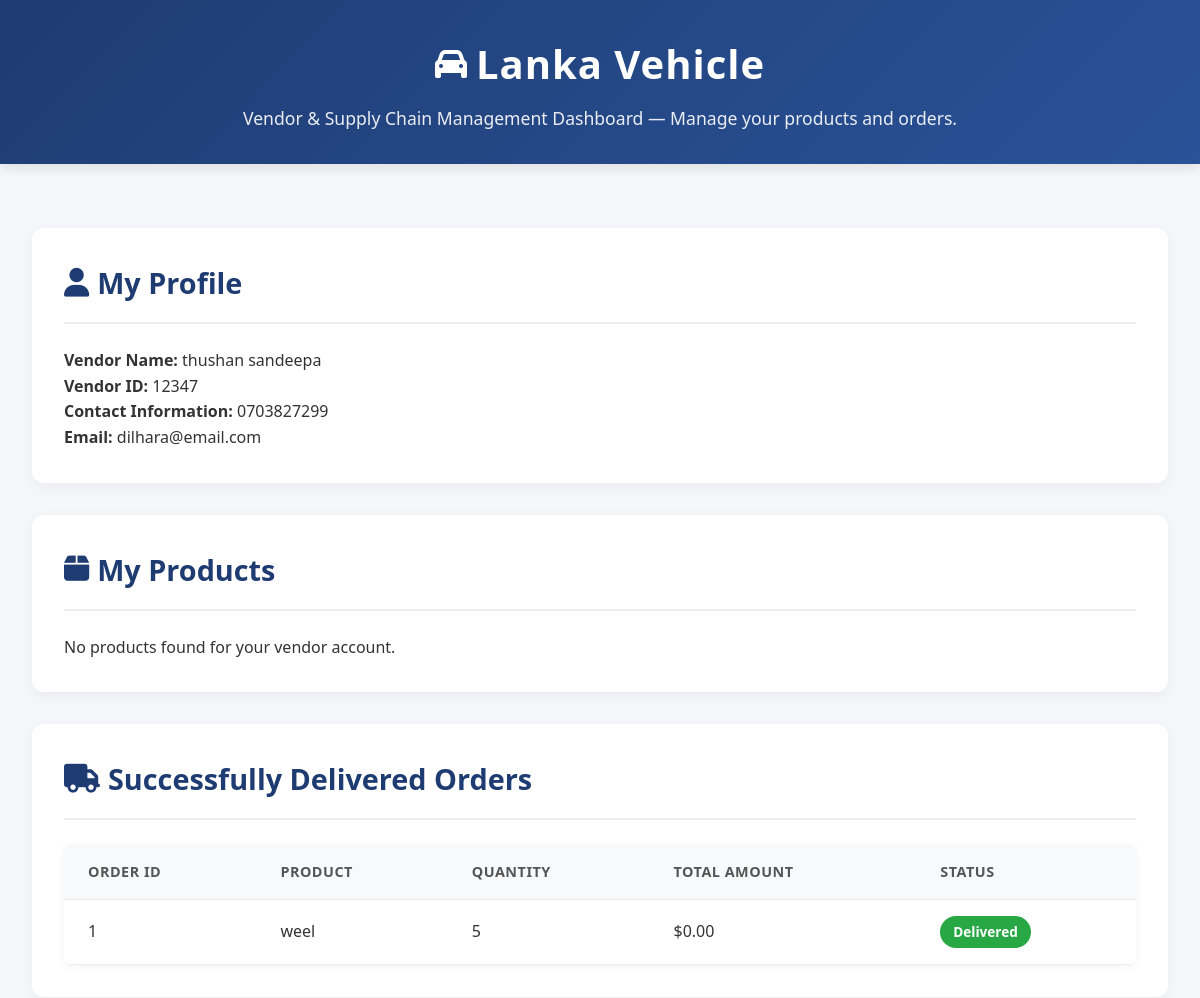
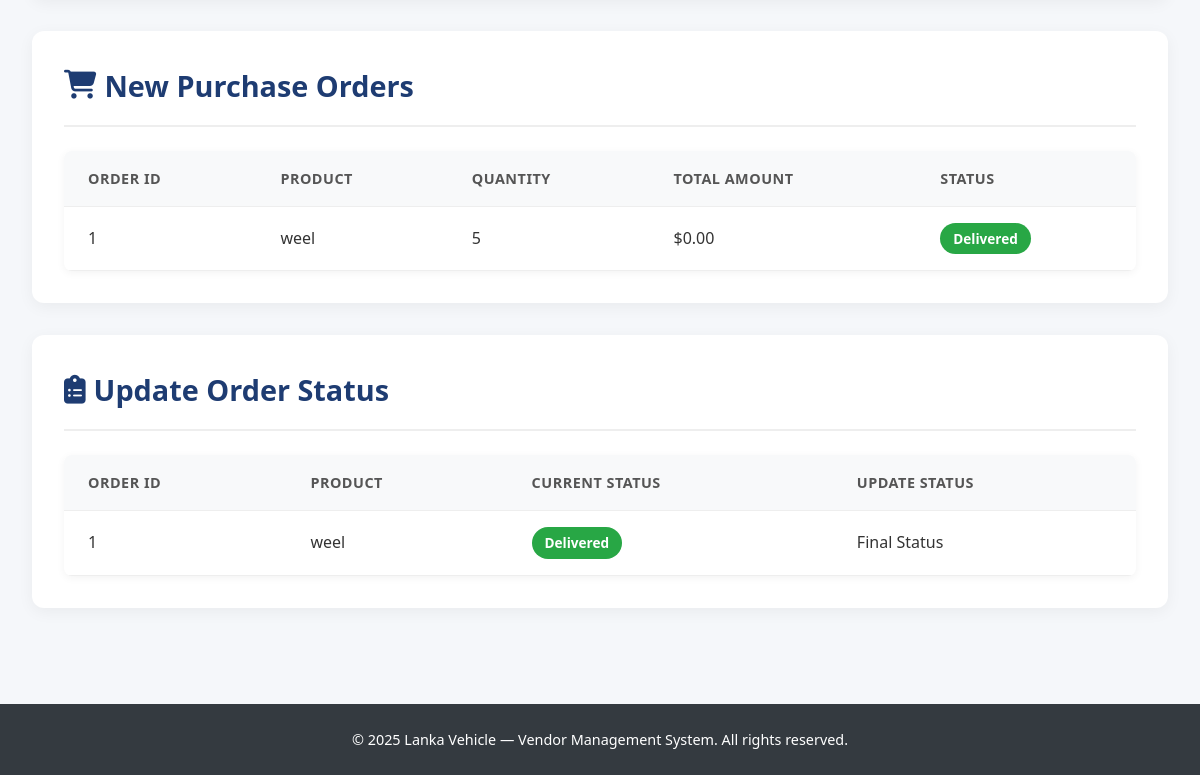
The page /dashboard_user.php (signed in) on the database its author committed (2 pictures, top to bottom).
### tables this page shows
CREATE TABLE `vendor` (
  `vendor_ID` int(11) NOT NULL,
  `vendor_name` varchar(50) NOT NULL,
  `contact_information` varchar(20) NOT NULL,
  `email` varchar(50) NOT NULL,
  `password` varchar(50) NOT NULL,
  `admin` tinyint(1) NOT NULL DEFAULT 0
);

CREATE TABLE `purchase_order` (
  `purchase_order_ID` int(11) NOT NULL,
  `vendor_ID` int(11) NOT NULL,
  `product_ID` int(11) NOT NULL,
  `price` decimal(10,2) NOT NULL,
  `order_quantity` int(11) NOT NULL,
  `order_state` varchar(20) NOT NULL,
  `total_amount` decimal(10,2) NOT NULL
);

CREATE TABLE `product` (
  `product_ID` int(11) NOT NULL,
  `vendor_ID` int(11) NOT NULL,
  `product_name` varchar(50) NOT NULL,
  `price` decimal(10,2) NOT NULL,
  `product_count` int(11) NOT NULL
);

### dashboard_user.php (the view, shortened to what this page needs)
<?php
require_once 'config.php';
$vendor_id = $_SESSION['admin_id'];
$stmt = $pdo->prepare("SELECT vendor_ID, vendor_name, contact_information, email FROM vendor WHERE vendor_ID = ?");
$stmt->execute([$vendor_id]);
$vendor = $stmt->fetch(PDO::FETCH_ASSOC);
$stmt = $pdo->prepare("
    SELECT product_ID, product_name, price, product_count
    FROM product
    WHERE vendor_ID = ?
    ORDER BY product_ID
");
$stmt->execute([$vendor_id]);
$products = $stmt->fetchAll(PDO::FETCH_ASSOC);
$stmt = $pdo->prepare("
    SELECT po.purchase_order_ID, po.product_ID, po.order_quantity, po.total_amount, po.order_state,
           p.product_name
    FROM purchase_order po
    JOIN product p ON po.product_ID = p.product_ID
    WHERE po.vendor_ID = ? AND po.order_state = 'Delivered'
    ORDER BY po.purchase_order_ID DESC
");
$stmt->execute([$vendor_id]);
$delivered_orders = $stmt->fetchAll(PDO::FETCH_ASSOC);
$stmt = $pdo->prepare("
    SELECT po.purchase_order_ID, po.product_ID, po.order_quantity, po.total_amount, po.order_state,
           p.product_name
    FROM purchase_order po
    JOIN product p ON po.product_ID = p.product_ID
    WHERE po.vendor_ID = ?
    ORDER BY po.purchase_order_ID DESC
");
$stmt->execute([$vendor_id]);
$all_orders = $stmt->fetchAll(PDO::FETCH_ASSOC);
?>
<!DOCTYPE html>
<html lang="en">
<head>
    <link rel="stylesheet" href="https://cdnjs.cloudflare.com/ajax/libs/font-awesome/6.4.0/css/all.min.css">
    <link rel="stylesheet" href="style.css">
</head>
<body>
    <header class="header">
        <h1><i class="fas fa-car"></i> Lanka Vehicle</h1>
        <p>Vendor & Supply Chain Management Dashboard — Manage your products and orders.</p>
    </header>
    <div class="container">
        <section class="section">
            <div class="section-header">
                <h2><i class="fas fa-user"></i> My Profile</h2>
            </div>
            <div class="profile-container">
                <div class="profile-item">
                    <strong>Vendor Name:</strong>
                    <span><?php echo htmlspecialchars($vendor['vendor_name']); ?></span>
                </div>
                <div class="profile-item">
                    <strong>Vendor ID:</strong>
                    <span><?php echo htmlspecialchars($vendor['vendor_ID']); ?></span>
                </div>
                <div class="profile-item">
                    <strong>Contact Information:</strong>
                    <span><?php echo htmlspecialchars($vendor['contact_information']); ?></span>
                </div>
                <div class="profile-item">
                    <strong>Email:</strong>
                    <span><?php echo htmlspecialchars($vendor['email']); ?></span>
                </div>
            </div>
        </section>
        <section class="section">
            <div class="section-header">
                <h2><i class="fas fa-box"></i> My Products</h2>
            </div>
            <?php if (!empty($products)): ?>
            <div class="table-container">
                <table>
                    <thead>
                        <tr>
                            <th>Product ID</th>
                            <th>Product Name</th>
                            <th>Price</th>
                            <th>Stock</th>
                        </tr>
                    </thead>
                    <tbody>
                        <?php foreach ($products as $p): ?>
                        <tr>
                            <td><?php echo htmlspecialchars($p['product_ID']); ?></td>
                            <td><?php echo htmlspecialchars($p['product_name']); ?></td>
                            <td>$<?php echo number_format($p['price'], 2); ?></td>
                            <td><?php echo htmlspecialchars($p['product_count']); ?></td>
                        </tr>
                        <?php endforeach; ?>
                    </tbody>
                </table>
            </div>
            <?php else: ?>
                <p>No products found for your vendor account.</p>
            <?php endif; ?>
        </section>
        <section class="section">
            <div class="section-header">
                <h2><i class="fas fa-truck"></i> Successfully Delivered Orders</h2>
            </div>
            <?php if (!empty($delivered_orders)): ?>
            <div class="table-container">
                <table>
                    <thead>
                        <tr>
                            <th>Order ID</th>
                            <th>Product</th>
                            <th>Quantity</th>
                            <th>Total Amount</th>
                            <th>Status</th>
                        </tr>
                    </thead>
                    <tbody>
                        <?php foreach ($delivered_orders as $o): ?>
                        <tr>
                            <td><?php echo htmlspecialchars($o['purchase_order_ID']); ?></td>
                            <td><?php echo htmlspecialchars($o['product_name']); ?></td>
                            <td><?php echo htmlspecialchars($o['order_quantity']); ?></td>
                            <td>$<?php echo number_format($o['total_amount'], 2); ?></td>
                            <td>
                                <span class="status-badge status-delivered">
                                    <?php echo htmlspecialchars($o['order_state']); ?>
                                </span>
                            </td>
                        </tr>
                        <?php endforeach; ?>
                    </tbody>
                </table>
            </div>
            <?php else: ?>
                <p>No delivered orders found.</p>
            <?php endif; ?>
        </section>
        <section class="section">
            <div class="section-header">
                <h2><i class="fas fa-shopping-cart"></i> New Purchase Orders</h2>
            </div>
            <?php if (!empty($all_orders)): ?>
            <div class="table-container">
                <table>
                    <thead>
                        <tr>
                            <th>Order ID</th>
                            <th>Product</th>
                            <th>Quantity</th>
                            <th>Total Amount</th>
                            <th>Status</th>
                        </tr>
                    </thead>
                    <tbody>
                        <?php foreach ($all_orders as $o): ?>
                        <tr>
                            <td><?php echo htmlspecialchars($o['purchase_order_ID']); ?></td>
                            <td><?php echo htmlspecialchars($o['product_name']); ?></td>
                            <td><?php echo htmlspecialchars($o['order_quantity']); ?></td>
                            <td>$<?php echo number_format($o['total_amount'], 2); ?></td>
                            <td>
                                <span class="status-badge status-<?php echo strtolower($o['order_state']); ?>">
                                    <?php echo htmlspecialchars($o['order_state']); ?>
                                </span>
                            </td>
                        </tr>
                        <?php endforeach; ?>
                    </tbody>
                </table>
            </div>
            <?php else: ?>
                <p>No purchase orders assigned to you.</p>
            <?php endif; ?>
        </section>
        <section class="section">
            <div class="section-header">
                <h2><i class="fas fa-clipboard-list"></i> Update Order Status</h2>
            </div>
            <?php if (!empty($all_orders)): ?>
            <div class="table-container">
                <table>
                    <thead>
                        <tr>
                            <th>Order ID</th>
                            <th>Product</th>
                            <th>Current Status</th>
                            <th>Update Status</th>
                        </tr>
                    </thead>
                    <tbody>
                        <?php foreach ($all_orders as $o):
                            $can_update = !in_array($o['order_state'], ['Delivered', 'Cancelled']);
                        ?>
                        <tr>
                            <td><?php echo htmlspecialchars($o['purchase_order_ID']); ?></td>
                            <td><?php echo htmlspecialchars($o['product_name']); ?></td>
                            <td>
                                <span class="status-badge status-<?php echo strtolower($o['order_state']); ?>">
                                    <?php echo htmlspecialchars($o['order_state']); ?>
                                </span>
                            </td>
                            <td>
                                <?php if ($can_update): ?>
                                <form method="POST" action="update_order_status.php" style="margin:0;">
                                    <input type="hidden" name="order_id" value="<?php echo $o['purchase_order_ID']; ?>">
                                    <select name="order_state" style="margin-right: 5px;">
                                        <option value="Pending" <?php echo $o['order_state'] === 'Pending' ? 'selected' : ''; ?>>Pending</option>
                                        <option value="Processing" <?php echo $o['order_state'] === 'Processing' ? 'selected' : ''; ?>>Processing</option>
                                        <option value="Shipped" <?php echo $o['order_state'] === 'Shipped' ? 'selected' : ''; ?>>Shipped</option>
                                    </select>
                                    <button type="submit" class="btn btn-sm btn-success">Update</button>
                                </form>
                                <?php else: ?>
                                    <span>Final Status</span>
                                <?php endif; ?>
                            </td>
                        </tr>
                        <?php endforeach; ?>
                    </tbody>
                </table>
            </div>
            <?php else: ?>
                <p>No orders available for status updates.</p>
            <?php endif; ?>
        </section>
    </div>
    <footer class="footer">
        <p>&copy; <?php echo date('Y'); ?> Lanka Vehicle — Vendor Management System. All rights reserved.</p>
    </footer>
</body>
</html>

### style.css (style rules this page uses)
* { margin: 0; padding: 0; box-sizing: border-box; font-family: 'Segoe UI', Tahoma, Geneva, Verdana, sans-serif; }
body { background: #f5f7fa; color: #333; line-height: 1.6; }
.header { background: linear-gradient(135deg, #1e3c72, #2a5298); color: white; padding: 2rem 3rem; text-align: center; box-shadow: 0 4px 12px rgba(0,0,0,0.1); }
.header h1 { font-size: 2.5rem; margin-bottom: 0.5rem; letter-spacing: 1px; display: flex; align-items: center; justify-content: center; gap: 0.5rem; }
.header i { font-size: 2rem; }
.header p { font-size: 1.1rem; opacity: 0.9; max-width: 800px; margin: 0 auto; }
.container { max-width: 1200px; margin: 2rem auto; padding: 2rem; }
.section { background: white; border-radius: 12px; box-shadow: 0 4px 16px rgba(0,0,0,0.05); padding: 2rem; margin-bottom: 2rem; }
.section-header { display: flex; justify-content: space-between; align-items: center; margin-bottom: 1.5rem; padding-bottom: 1rem; border-bottom: 2px solid #eee; }
.section-header h2 { font-size: 1.8rem; display: flex; align-items: center; gap: 0.5rem; color: #1e3c72; }
.table-container { overflow-x: auto; border-radius: 8px; background: white; box-shadow: 0 2px 8px rgba(0,0,0,0.05); }
table { width: 100%; border-collapse: collapse; }
th, td { padding: 1rem 1.5rem; text-align: left; border-bottom: 1px solid #eee; }
th { background: #f8f9fa; font-weight: 600; text-transform: uppercase; font-size: 0.9rem; letter-spacing: 0.5px; color: #555; }
.status-badge { padding: 0.3rem 0.8rem; border-radius: 20px; font-size: 0.85rem; font-weight: 600; text-transform: capitalize; display: inline-block; }
.status-delivered { background: #28a745; color: white; }
.footer { text-align: center; padding: 1.5rem; background: #343a40; color: white; margin-top: 2rem; font-size: 0.9rem; }

### rows shown on the page
vendor: vendor_name "thushan sandeepa", vendor_ID "12347", contact_information "0703827299", email "dilhara@email.com"
purchase_order: purchase_order_ID "1", product_ID.product_name "weel", order_quantity "5", total_amount "0.00", order_state "Delivered", shows "Final Status"
